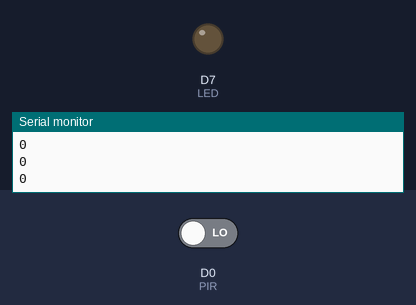
Recording of a sketch running on a simulated ESP8266 (NodeMCU). Parts: output pins drawn as LEDs (lit = HIGH), the last lines printed to the serial monitor. The inputs (shaded band) are chosen by the test bench; at power-on: D0 (PIR) LOW. WiFi joins after 1.5 s; servers stay silent unless stated; web services answer with replies made up by the test bench.

Above: at 2.2 s.
2.3 s: D0 (PIR) driven HIGH
At 3.5 s:
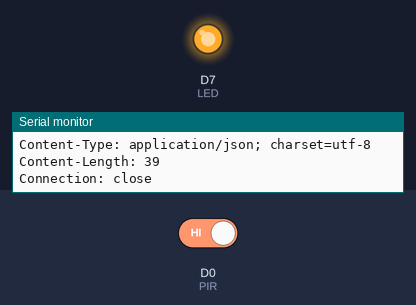
Timing chart, 0 to 5.3 s (numbered marks = the images above; inputs shaded):
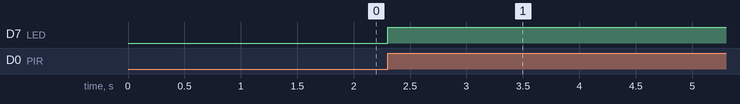

The sketch:

ESP8266_IFTTT_Motion_Alert.ino
```cpp
#include <ESP8266WiFi.h>
#define LED D7 // Led in NodeMCU at D7.
#define PIR D0 // Motion sensor in NodeMCU at pin GPIO16 (D0).
const char* ssid     = "xxxxxx";   // SSID of local network
const char* password = "xxxxxx";   // Password on network

void setup()
{
  pinMode(LED, OUTPUT); // set the digital pin as output.
  pinMode(PIR, INPUT);
  Serial.begin(9600); // must match setting if debugging in arduino studio
  delay(1000);
  WiFi.hostname("ESP8266MotionSensor"); //This changes the hostname of the ESP8266 to display neatly on the network esp on router.
  WiFi.begin(ssid, password);
}

void ifttt() //Wifi connection and send all the data to IFTTT
{
  const char host[ ]        = "maker.ifttt.com";          // maker channel of IFTTT
  const char trigger[ ]     = "device_name";              //name of the trigger you would like to send to IFTTT
  const char APIKey[ ]      = "xxxxxxxxxxxxx";            //Your maker key for Webhooks on IFTTT
  Serial.print("Connect to: ");
  Serial.println(host);
  // WiFiClient to make HTTP connection
  WiFiClient client;
  if (!client.connect(host, 80)) {
    Serial.println("connection failed");
    return;
    }

// Build URL
  String url = String("/trigger/") + trigger + String("/with/key/") + APIKey;
  Serial.print("Requesting URL: ");
  Serial.println(url);

// Send request to IFTTT
  client.print(String("GET ") + url + " HTTP/1.1\r\n" + "Host: " + host + "\r\n" + "Connection: close\r\n\r\n");
  //FYI rn rn is just two new lines to comply with http format

// Read all the lines of the reply from server and print them to Serial
  Serial.println("Respond:");
  while(client.available()){
    String line = client.readStringUntil('\r');
    Serial.print(line);
    }
  Serial.println();
  Serial.println("closing connection");
  Serial.println();
  client.stop();
 }

void loop() // Main Loop
{
  digitalWrite(LED, LOW);// turn the LED off.
  Serial.println(digitalRead(16));
  if (digitalRead(16) == 1)
  {
    digitalWrite(LED, HIGH); // turn the LED on.
    ifttt(); //Tell IFTTT that intruder detected
    delay (20000); //This delay here just to stop spamming of notifications - to be improved
  }
  else
  {
    //Serial.println("no trigger"); //enable for debugging of no event being triggered
  }
  delay(100); // Check 10 times a second
}
```

Measured:
- after the input at 2.3 s, D7 (LED): LOW → HIGH at once
